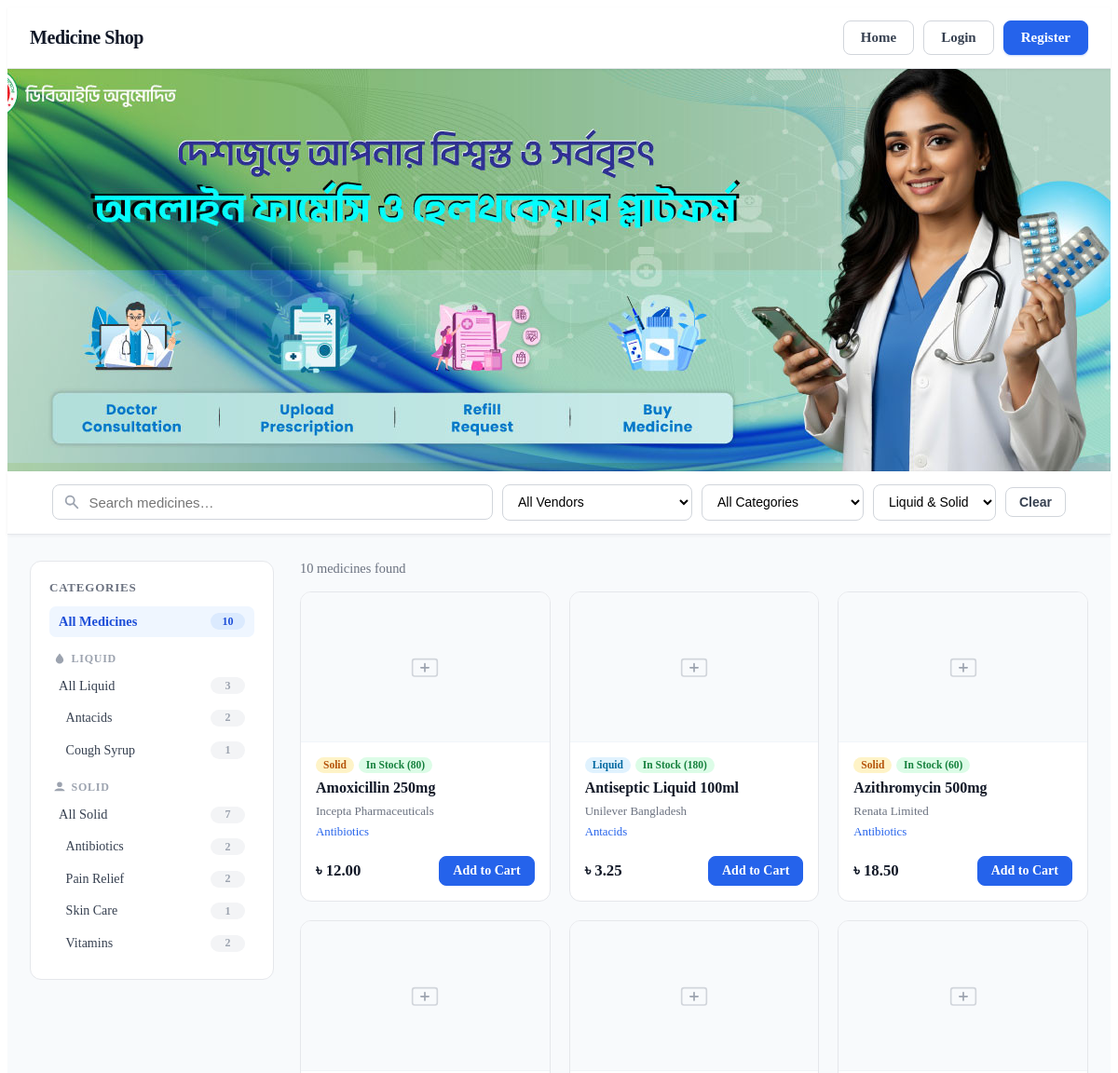
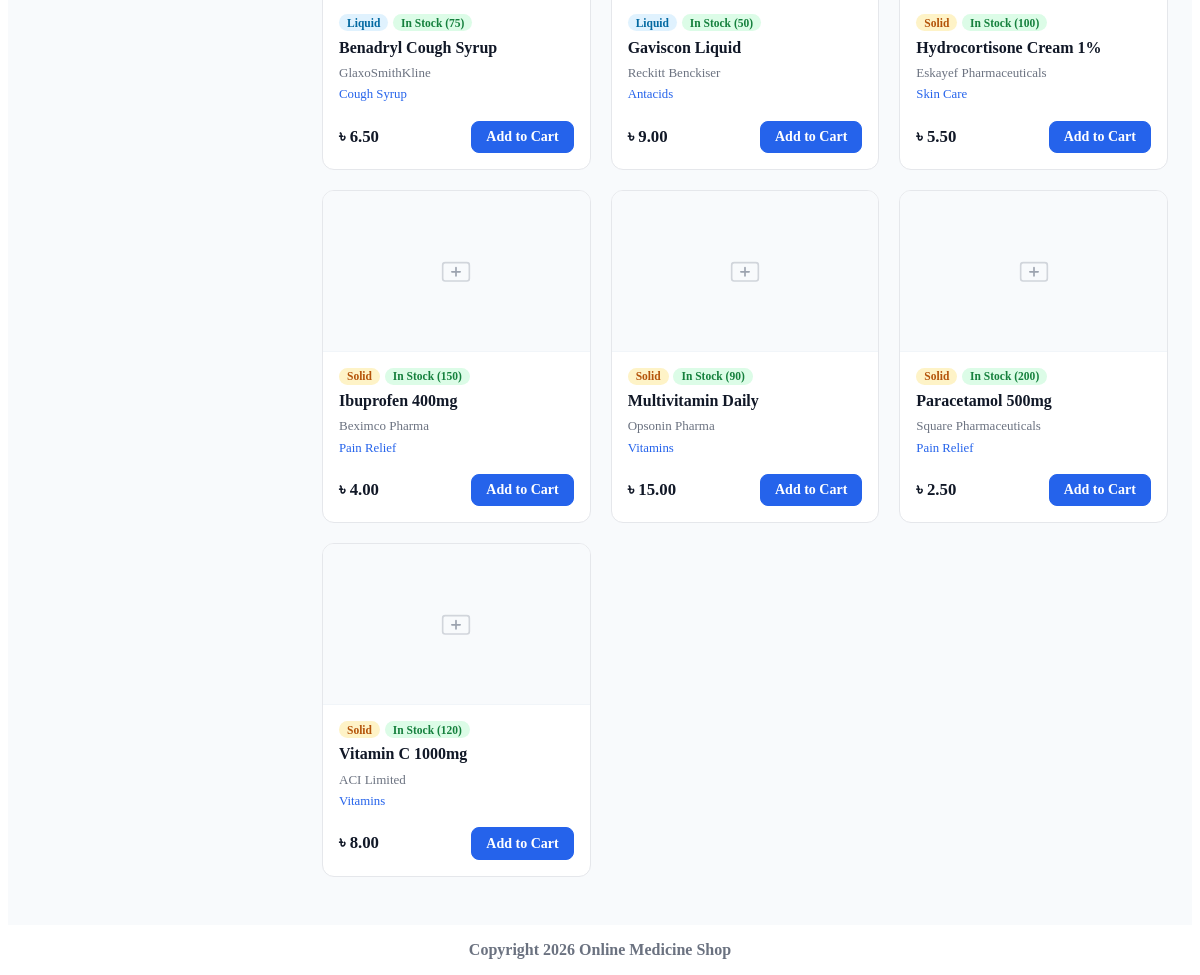
Before: / with the older database file (2 pictures, top to bottom).
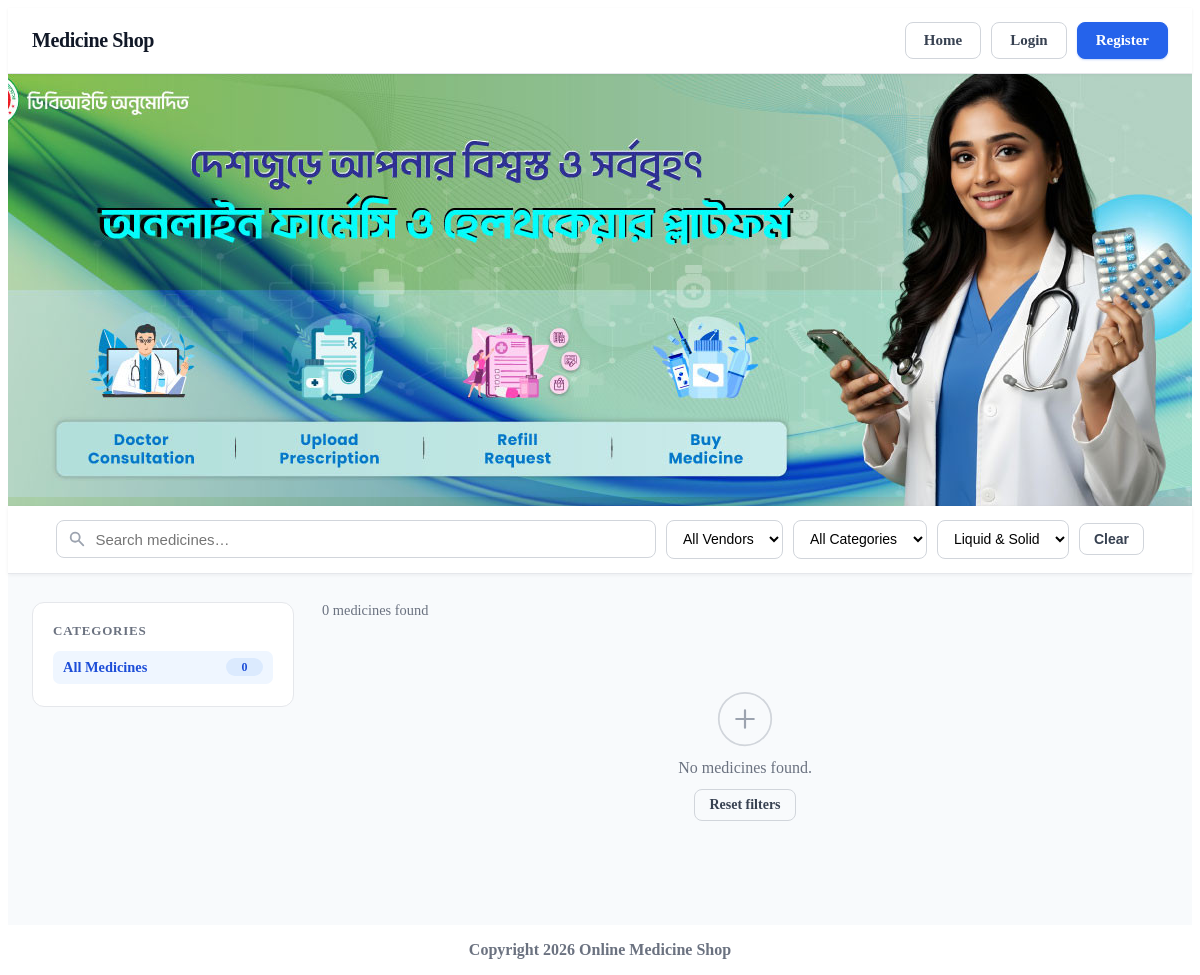
After: the same page with the newer database file.
### tables this page shows
CREATE TABLE categories (
    id INT AUTO_INCREMENT PRIMARY KEY,
    name VARCHAR(255) NOT NULL,
    category_type ENUM('liquid', 'solid') NOT NULL,
    created_at TIMESTAMP NOT NULL DEFAULT CURRENT_TIMESTAMP
);

CREATE TABLE medicines (
    id INT AUTO_INCREMENT PRIMARY KEY,
    name VARCHAR(255) NOT NULL,
    category_id INT  NOT NULL,
    vendor_name VARCHAR(255) NOT NULL,
    price DECIMAL(10, 2) NOT NULL,
    availability INT  NOT NULL DEFAULT 0 COMMENT 'stock quantity',
    description TEXT NULL,
    image_path VARCHAR(500) NULL,
    created_at TIMESTAMP NOT NULL DEFAULT CURRENT_TIMESTAMP
);

### views/layout.php (called while the page is built)
<?php include __DIR__ . '/partials/header.php'; ?>
    <?php include $view; ?>
<?php include __DIR__ . '/partials/footer.php'; ?>

### controller/shopController.php (called while the page is built, shortened)
<?php
function shop_home()
{
    $conn = getConnection();
    $catResult  = mysqli_query($conn, "
        SELECT c.id, c.name, c.category_type,
               COUNT(m.id) AS medicine_count
        FROM categories c
        LEFT JOIN medicines m ON m.category_id = c.id
        GROUP BY c.id
        ORDER BY c.category_type, c.name
    ");
    $categories = mysqli_fetch_all($catResult, MYSQLI_ASSOC);
    $activeCategoryId = isset($_GET['category']) ? (int)$_GET['category'] : 0;
    $activeType = in_array($_GET['type'] ?? '', ['liquid', 'solid'])
                        ? $_GET['type'] : '';
    $sql = "SELECT m.*, c.name AS category_name, c.category_type
               FROM medicines m
               LEFT JOIN categories c ON m.category_id = c.id
               WHERE 1=1";
    $sql .= " ORDER BY m.name ASC";
    $stmt = mysqli_prepare($conn, $sql);
    mysqli_stmt_execute($stmt);
    $medicines = mysqli_fetch_all(mysqli_stmt_get_result($stmt), MYSQLI_ASSOC);
    $layout = __DIR__ . '/../views/layout.php';
    include $layout;
}

### config/app.php (called while the page is built, shortened)
<?php
if (!function_exists('e')) {
    function e(?string $value): string
    {
        return htmlspecialchars((string) $value, ENT_QUOTES, 'UTF-8');
    }
}
if (!function_exists('e_css')) {
    function e_css(?string $value, array $allowed = []): string
    {
        $value = (string) $value;
        if ($allowed !== []) {
            return in_array($value, $allowed, true) ? $value : '';
        }
        return preg_replace('/[^a-z0-9_-]/i', '', $value) ?? '';
    }
}

### views/partials/medicine_card.php (the view)
<?php
$inStock = (int)($med['availability'] ?? 0) > 0;
$catType = e_css($med['category_type'] ?? '', ['liquid', 'solid']);
?>
<div class="med-card">
    <div class="med-card__media">
        <?php if (!empty($med['image_path']) && file_exists($med['image_path'])): ?>
            <img src="<?= e_url($med['image_path']) ?>"
                 alt="<?= e($med['name']) ?>"
                 class="med-card__img" loading="lazy">
        <?php else: ?>
            <div class="med-card__img-placeholder">
                <svg viewBox="0 0 48 48" fill="none" width="40" height="40">
                    <rect x="8" y="14" width="32" height="22" rx="3" stroke="#d1d5db" stroke-width="2"/>
                    <path d="M24 20v10M19 25h10" stroke="#9ca3af" stroke-width="2" stroke-linecap="round"/>
                </svg>
            </div>
        <?php endif; ?>
    </div>
    <div class="med-card__body">
        <div class="med-card__badges">
            <?php if ($catType !== ''): ?>
                <span class="med-badge med-badge--<?= $catType ?>">
                    <?= e($med['category_type']) ?>
                </span>
            <?php endif; ?>
            <?php if ($inStock): ?>
                <span class="med-badge med-badge--stock">In stock (<?= (int) $med['availability'] ?>)</span>
            <?php else: ?>
                <span class="med-badge med-badge--out">Out of stock</span>
            <?php endif; ?>
        </div>
        <h3 class="med-card__name"><?= e($med['name']) ?></h3>
        <p class="med-card__vendor"><?= e($med['vendor_name']) ?></p>
        <?php if (!empty($med['category_name'])): ?>
            <p class="med-card__category">
                <a href="index.php?category=<?= (int) $med['category_id'] ?>">
                    <?= e($med['category_name']) ?>
                </a>
            </p>
        <?php endif; ?>
        <div class="med-card__footer">
            <span class="med-card__price">৳ <?= number_format((float) $med['price'], 2) ?></span>
            <?php if ($inStock): ?>
                <?php if (!empty($_SESSION['user_id']) && ($_SESSION['role'] ?? '') === 'customer'): ?>
                    <div class="med-card__cart-wrap">
                        <input type="number" class="med-card__qty" value="1" min="1"
                               max="<?= (int) $med['availability'] ?>"
                               aria-label="Quantity">
                        <button type="button" class="btn btn--primary btn--sm med-card__cart"
                                data-id="<?= (int) $med['id'] ?>"
                                data-stock="<?= (int) $med['availability'] ?>">
                            Add to Cart
                        </button>
                    </div>
                <?php else: ?>
                    <a href="index.php?page=login" class="btn btn--primary btn--sm">Add to Cart</a>
                <?php endif; ?>
            <?php else: ?>
                <button class="btn btn--ghost btn--sm" disabled>Unavailable</button>
            <?php endif; ?>
        </div>
    </div>
</div>

### index.php (shortened to what this page needs)
<?php
require_once __DIR__ . '/config/app.php';
require_once __DIR__ . '/controller/home.php';
$page = $_GET['page'] ?? 'home';
switch ($page) {
    default:
        require_once __DIR__ . '/controller/shopController.php';
        shop_home();
        break;
}

### views/partials/header.php (shortened to what this page needs)
<!DOCTYPE html>
<html lang="en">
<head>
    <link rel="stylesheet" href="public/style.css">
</head>
<body>

### views/partials/navbar.php (shortened to what this page needs)
<?php
$cartCount = 0;
?>
<nav class="navbar" aria-label="Main navigation">
    <div class="navbar__inner">
        <a href="index.php" class="navbar__brand">
            <span class="navbar__brand-text">Medicine Shop</span>
        </a>
        <div class="navbar__actions">
            <a class="navbar__btn navbar__btn--ghost" href="index.php">Home</a>
            <?php if (!empty($_SESSION['user_id'])): ?>
                <?php if (($_SESSION['role'] ?? '') === 'admin'): ?>
                    <a class="navbar__btn navbar__btn--ghost"
                       href="index.php?page=admin/dashboard">Admin Panel</a>
                <?php endif; ?>
                <?php if (($_SESSION['role'] ?? '') === 'customer'): ?>
                    <a class="navbar__btn navbar__btn--ghost"
                       href="index.php?page=my_orders">My Orders</a>
                    <a class="navbar__btn navbar__btn--ghost navbar__cart"
                       href="index.php?page=cart">
                        Cart<?php if ($cartCount > 0): ?>
                            <span class="cart-badge"><?= $cartCount ?></span>
                        <?php endif; ?>
                    </a>
                <?php endif; ?>
                <a class="navbar__btn navbar__btn--ghost"
                   href="index.php?page=profile">
                    <?= e($_SESSION['name'] ?? '') ?>
                </a>
                <a class="navbar__btn navbar__btn--primary"
                   href="index.php?page=logout">Logout</a>
            <?php else: ?>
                <a class="navbar__btn navbar__btn--ghost"
                   href="index.php?page=login">Login</a>
                <a class="navbar__btn navbar__btn--primary"
                   href="index.php?page=register">Register</a>
            <?php endif; ?>
        </div>
    </div>
</nav>

### views/home.php (shortened to what this page needs)
<?php include __DIR__ . '/partials/navbar.php'; ?>
<div class="shop-wrap">
    <section class="shop-hero">
    </section>
    <section class="shop-search-bar">
        <div class="shop-inner">
            <div class="search-row">
                <div class="search-input-wrap">
                    <input type="text" id="search-q" class="search-input" placeholder="Search medicines…" autocomplete="off"
                           value="<?php echo e($_GET['q'] ?? ''); ?>">
                </div>
                <select id="filter-vendor" class="search-select">
                    <option value="">All Vendors</option>
                </select>
                <select id="filter-genre" class="search-select">
                    <option value="">All Categories</option>
                </select>
                <select id="filter-type" class="search-select">
                    <option value="">Liquid &amp; Solid</option>
                </select>
                <button id="btn-clear-search" class="btn btn--ghost btn--sm" type="button">Clear</button>
            </div>
        </div>
    </section>
    <div class="shop-inner shop-layout">
        <aside class="cat-sidebar">
            <h2 class="cat-sidebar__title">Categories</h2>
            <?php
            $liquidCats = array_filter($categories, fn($c) => $c['category_type'] === 'liquid');
            $solidCats  = array_filter($categories, fn($c) => $c['category_type'] === 'solid');
            ?>
            <a href="index.php"
               class="cat-item <?php echo ($activeCategoryId === 0 && $activeType === '') ? 'cat-item--active' : ''; ?>">
                <span class="cat-item__name">All Medicines</span>
                <span class="cat-item__count"><?php echo array_sum(array_column($categories, 'medicine_count')); ?></span>
            </a>
            <?php if (!empty($liquidCats)): ?>
                <div class="cat-type-label">
                    <svg viewBox="0 0 20 20" fill="currentColor" width="14" height="14"><path d="M10 2C7 6 4 9 4 12a6 6 0 0012 0c0-3-3-6-6-10z"/></svg>
                    Liquid
                </div>
                <a href="index.php?type=liquid"
                   class="cat-item <?php echo ($activeType === 'liquid' && $activeCategoryId === 0) ? 'cat-item--active' : ''; ?>">
                    <span class="cat-item__name">All Liquid</span>
                    <span class="cat-item__count"><?php echo array_sum(array_column(array_values($liquidCats), 'medicine_count')); ?></span>
                </a>
                <?php foreach ($liquidCats as $cat): ?>
                    <a href="index.php?category=<?php echo $cat['id']; ?>"
                       class="cat-item cat-item--sub <?php echo ($activeCategoryId === (int)$cat['id']) ? 'cat-item--active' : ''; ?>">
                        <span class="cat-item__name"><?php echo e($cat['name']); ?></span>
                        <span class="cat-item__count"><?php echo $cat['medicine_count']; ?></span>
                    </a>
                <?php endforeach; ?>
            <?php endif; ?>
            <?php if (!empty($solidCats)): ?>
                <div class="cat-type-label">
                    <svg viewBox="0 0 20 20" fill="currentColor" width="14" height="14"><path d="M10 2a4 4 0 100 8 4 4 0 000-8zM2 16s0-4 8-4 8 4 8 4H2z"/></svg>
                    Solid
                </div>
                <a href="index.php?type=solid"
                   class="cat-item <?php echo ($activeType === 'solid' && $activeCategoryId === 0) ? 'cat-item--active' : ''; ?>">
                    <span class="cat-item__name">All Solid</span>
                    <span class="cat-item__count"><?php echo array_sum(array_column(array_values($solidCats), 'medicine_count')); ?></span>
                </a>
                <?php foreach ($solidCats as $cat): ?>
                    <a href="index.php?category=<?php echo $cat['id']; ?>"
                       class="cat-item cat-item--sub <?php echo ($activeCategoryId === (int)$cat['id']) ? 'cat-item--active' : ''; ?>">
                        <span class="cat-item__name"><?php echo e($cat['name']); ?></span>
                        <span class="cat-item__count"><?php echo $cat['medicine_count']; ?></span>
                    </a>
                <?php endforeach; ?>
            <?php endif; ?>
        </aside>
        <main class="medicine-main">
            <div class="results-header">
                <span class="results-count" id="results-count">
                    <?php echo count($medicines); ?> medicine<?php echo count($medicines) !== 1 ? 's' : ''; ?> found
                </span>
            </div>
            <div class="medicine-grid" id="medicine-grid">
                <?php if (empty($medicines)): ?>
                    <div class="empty-state" id="empty-state">
                        <svg viewBox="0 0 64 64" fill="none" width="56" height="56">
                            <circle cx="32" cy="32" r="30" stroke="#d1d5db" stroke-width="2"/>
                            <path d="M22 32h20M32 22v20" stroke="#9ca3af" stroke-width="2.5" stroke-linecap="round"/>
                        </svg>
                        <p>No medicines found.</p>
                        <a href="index.php" class="btn btn--ghost btn--sm">Reset filters</a>
                    </div>
                <?php else: ?>
                    <?php foreach ($medicines as $med): ?>
                        <?php include __DIR__ . '/partials/medicine_card.php'; ?>
                    <?php endforeach; ?>
                <?php endif; ?>
            </div>
        </main>
    </div>
</div>

### views/partials/footer.php (shortened to what this page needs)
<footer>
    <p>Copyright <?php echo date('Y'); ?> Online Medicine Shop</p>
</footer>
</body>
</html>

Changed rows visible on the page:
removed categories: name "Antacids", medicine_count "2", shown under "CATEGORIES"
removed categories: name "Cough Syrup", medicine_count "1", shown under "CATEGORIES"
removed categories: name "Antibiotics", medicine_count "2"
removed categories: name "Pain Relief", medicine_count "2"
removed categories: name "Skin Care", medicine_count "1"
removed categories: name "Vitamins", medicine_count "2"
removed medicines: category.category_type "Solid", availability "80", name "Amoxicillin 250mg", vendor_name "Incepta Pharmaceuticals", category.name "Antibiotics", price "12.00", shows "Add to Cart"
removed medicines: category.category_type "Liquid", availability "180", name "Antiseptic Liquid 100ml", vendor_name "Unilever Bangladesh", category.name "Antacids", price "3.25", shows "Add to Cart"
removed medicines: category.category_type "Solid", availability "60", name "Azithromycin 500mg", vendor_name "Renata Limited", category.name "Antibiotics", price "18.50", shows "Add to Cart"
removed medicines: category.category_type "Liquid", availability "75", name "Benadryl Cough Syrup", vendor_name "GlaxoSmithKline", category.name "Cough Syrup", price "6.50", shows "Add to Cart"
removed medicines: category.category_type "Liquid", availability "50", name "Gaviscon Liquid", vendor_name "Reckitt Benckiser", category.name "Antacids", price "9.00", shows "Add to Cart"
removed medicines: category.category_type "Solid", availability "100", name "Hydrocortisone Cream 1%", vendor_name "Eskayef Pharmaceuticals", category.name "Skin Care", price "5.50", shows "Add to Cart"
removed medicines: category.category_type "Solid", availability "150", name "Ibuprofen 400mg", vendor_name "Beximco Pharma", category.name "Pain Relief", price "4.00", shows "Add to Cart"
removed medicines: category.category_type "Solid", availability "90", name "Multivitamin Daily", vendor_name "Opsonin Pharma", category.name "Vitamins", price "15.00", shows "Add to Cart"
removed medicines: category.category_type "Solid", availability "200", name "Paracetamol 500mg", vendor_name "Square Pharmaceuticals", category.name "Pain Relief", price "2.50", shows "Add to Cart"
removed medicines: category.category_type "Solid", availability "120", name "Vitamin C 1000mg", vendor_name "ACI Limited", category.name "Vitamins", price "8.00", shows "Add to Cart"
Other visible differences:
array_sum(array_column($categories, 'medicine_count')): "10" → "0"
count($medicines): "10" → "0"
array_sum(array_column(array_values($liquidCats), 'medicine_count')): "3" → (not shown)
array_sum(array_column(array_values($solidCats), 'medicine_count')): "7" → (not shown)
text no longer shown: "LIQUID All Liquid SOLID All Solid"
text now shown: "No medicines found. Reset filters"
